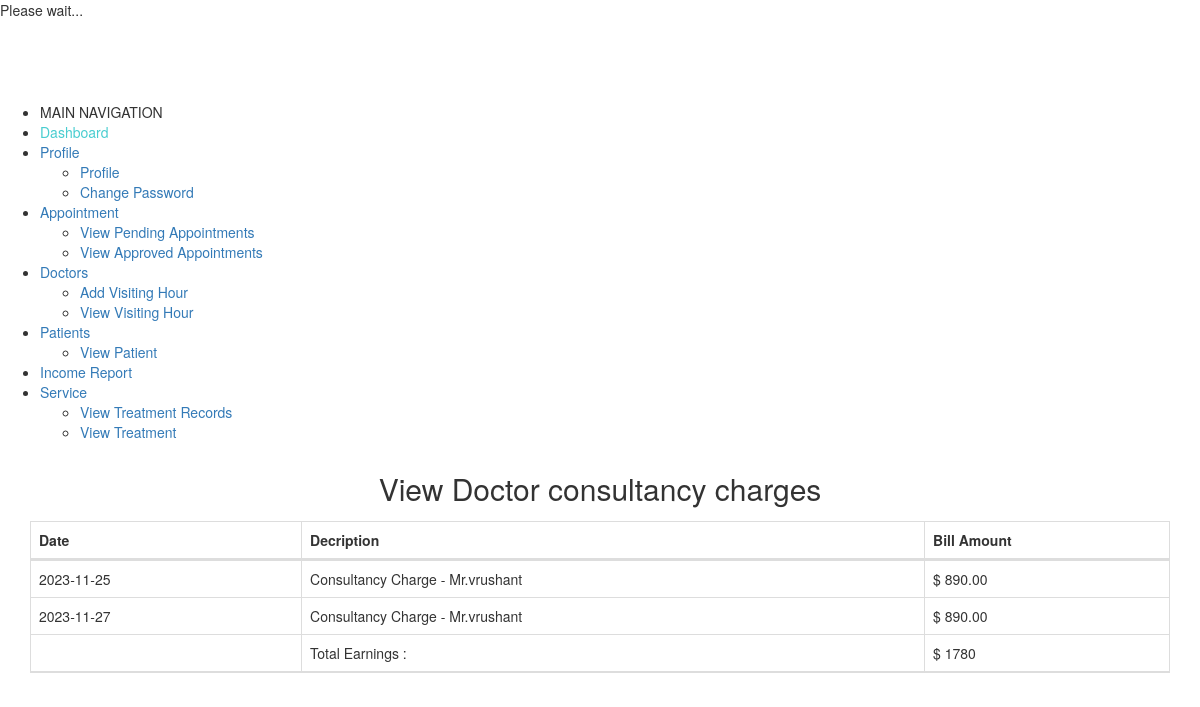
Screenshot of /Doctor/viewdoctorconsultancycharge.php (signed in) with the database file from the repository.
### tables this page shows
CREATE TABLE `billing_records` (
  `billingservice_id` int(10) NOT NULL,
  `billingid` int(10) NOT NULL,
  `bill_type_id` int(10) NOT NULL COMMENT 'id of service charge or treatment charge',
  `bill_type` varchar(250) NOT NULL,
  `bill_amount` float(10,2) NOT NULL,
  `bill_date` date NOT NULL,
  `status` varchar(10) NOT NULL
);

CREATE TABLE `doctor` (
  `doctorid` int(10) NOT NULL,
  `doctorname` varchar(50) NOT NULL,
  `mobileno` varchar(15) NOT NULL,
  `departmentid` int(10) NOT NULL,
  `loginid` varchar(25) NOT NULL,
  `password` varchar(25) NOT NULL,
  `status` varchar(10) NOT NULL,
  `education` varchar(25) NOT NULL,
  `experience` float(11,1) NOT NULL,
  `consultancy_charge` float(10,2) NOT NULL
);

### Doctor/viewdoctorconsultancycharge.php (the view, shortened to what this page needs)
<?php
include("adformheader.php");
include("dbconnection.php");
?>
<div class="container-fluid">
	<div class="block-header">
		<h2 class="text-center">View Doctor consultancy charges</h2>
	</div>
<div class="card">
	<section class="container">
		<table class="table table-bordered table-striped table-hover js-exportable dataTable" >
			<thead>
				<tr>
					<th width="97" scope="col">Date</th>
					<th width="245" scope="col">Decription</th>
					<th width="86" scope="col">Bill Amount</th>
				</tr>
			</thead>
			<tbody>
				<?php
				$sql ="SELECT * FROM billing_records where bill_type='Consultancy Charge' AND bill_type_id='$_SESSION[doctorid]'";
				$qsql = mysqli_query($con,$sql);
				$billamt= 0;
				while($rs = mysqli_fetch_array($qsql))
				{
					echo "<tr>
					<td>$rs[bill_date]</td>
					<td> $rs[bill_type]";
					if($rs[bill_type] == "Consultancy Charge")
					{
						$sqldoctor = "SELECT * FROM doctor WHERE doctorid='$rs[bill_type_id]'";
						$qsqldoctor = mysqli_query($con,$sqldoctor);
						$rsdoctor = mysqli_fetch_array($qsqldoctor);
						echo " - Mr.".$rsdoctor[doctorname];
					}
					echo " </td><td>$ $rs[bill_amount]</td></tr>";
					$billamt = $billamt +  $rs[bill_amount];
				}
				?>
			</tbody>
			<tfoot>
				<tr>
					<td></td>
					<td>Total Earnings :</td>
					<td>$ <?php echo ($billamt + $taxamt)  - $rsbilling_records[discount] ; ?></td>
				</tr>
			</tfoot>
		</table>
	</section>
</div>
</div>
<?php
include("adformfooter.php");
?>

### rows the page displays
billing_records: bill_date "2023-11-25", bill_type "Consultancy Charge", doctor.doctorname "vrushant", bill_amount "890.00"
billing_records: bill_date "2023-11-27", bill_type "Consultancy Charge", doctor.doctorname "vrushant", bill_amount "890.00"
